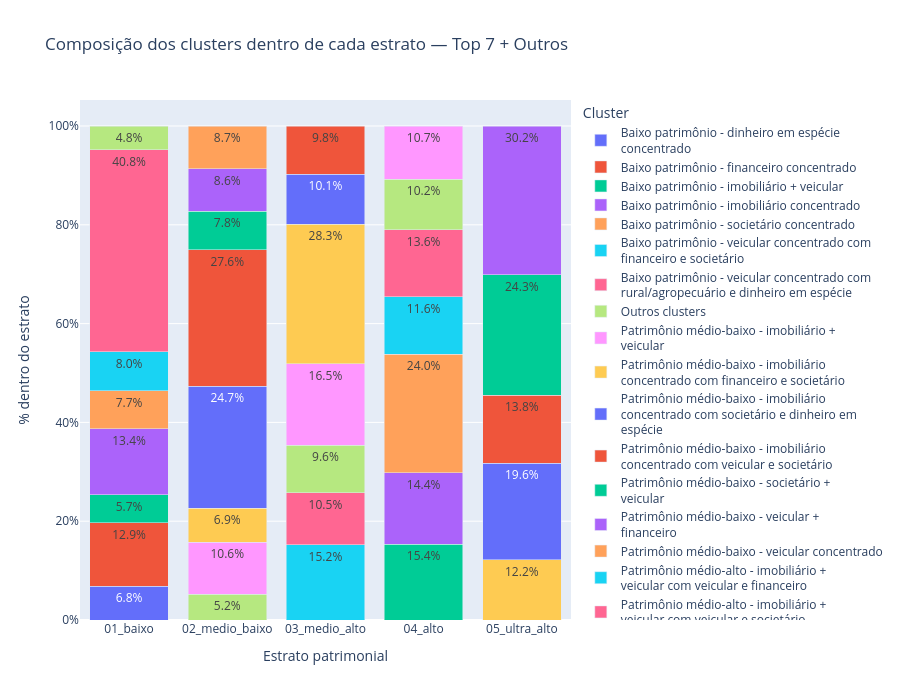

Notebook code cell kept with this figure:
### Code cell
# ============================================================
# 9. Gráfico 1 — Composição percentual dos clusters por estrato
# Top N clusters dentro de cada estrato + Outros
# ============================================================

TOP_N = 7

df_top = clusters_por_estrato.copy()

df_top["rank_no_estrato"] = (
    df_top
    .groupby("estrato")["candidatos"]
    .rank(method="first", ascending=False)
)

df_top["cluster_plot"] = np.where(
    df_top["rank_no_estrato"] <= TOP_N,
    df_top["perfil_cluster"],
    "Outros clusters"
)

df_compacta = (
    df_top
    .groupby(["estrato", "cluster_plot"], observed=True)
    .agg(candidatos=("candidatos", "sum"))
    .reset_index()
)

df_compacta["total_estrato"] = (
    df_compacta
    .groupby("estrato")["candidatos"]
    .transform("sum")
)

df_compacta["perc_estrato"] = (
    df_compacta["candidatos"]
    / df_compacta["total_estrato"]
)

df_compacta["cluster_plot_quebrado"] = df_compacta["cluster_plot"].apply(
    lambda x: quebra_label(x, 45)
)

fig = px.bar(
    df_compacta,
    x="estrato",
    y="perc_estrato",
    color="cluster_plot_quebrado",
    text=df_compacta["perc_estrato"].map(lambda x: f"{x:.1%}"),
    hover_data={
        "estrato": True,
        "cluster_plot_quebrado": False,
        "candidatos": True,
        "perc_estrato": ":.2%",
    },
    labels={
        "estrato": "Estrato patrimonial",
        "perc_estrato": "% dentro do estrato",
        "cluster_plot_quebrado": "Cluster"
    },
    title=f"Composição dos clusters dentro de cada estrato — Top {TOP_N} + Outros"
)

fig.update_layout(
    barmode="stack",
    yaxis_tickformat=".0%",
    legend_title_text="Cluster",
    height=700
)

fig.write_html(PASTA_GRAFICOS / "01_composicao_clusters_por_estrato.html")

if RENDERIZAR_NO_NOTEBOOK:
    fig.show()

### Figure 1 — Plotly figure (JSON) as saved in the notebook; plotly's stock layout.template omitted (floating-point values rounded to 4 significant figures)
{"data": [{"customdata": [["Baixo patrimônio - dinheiro em espécie<br>concentrado", 364]], "hovertemplate": "Estrato patrimonial=%{x}<br>% dentro do estrato=%{y:.2%}<br>text=%{text}<br>candidatos=%{customdata[1]}<extra></extra>", "legendgroup": "Baixo patrimônio - dinheiro em espécie<br>concentrado", "marker": {"color": "#636efa", "pattern": {"shape": ""}}, "name": "Baixo patrimônio - dinheiro em espécie<br>concentrado", "orientation": "v", "showlegend": true, "text": ["6.8%"], "textposition": "auto", "type": "bar", "x": ["01_baixo"], "xaxis": "x", "y": [0.06785], "yaxis": "y"}, {"customdata": [["Baixo patrimônio - financeiro concentrado", 690]], "hovertemplate": "Estrato patrimonial=%{x}<br>% dentro do estrato=%{y:.2%}<br>text=%{text}<br>candidatos=%{customdata[1]}<extra></extra>", "legendgroup": "Baixo patrimônio - financeiro concentrado", "marker": {"color": "#EF553B", "pattern": {"shape": ""}}, "name": "Baixo patrimônio - financeiro concentrado", "orientation": "v", "showlegend": true, "text": ["12.9%"], "textposition": "auto", "type": "bar", "x": ["01_baixo"], "xaxis": "x", "y": [0.1286], "yaxis": "y"}, {"customdata": [["Baixo patrimônio - imobiliário + veicular", 306]], "hovertemplate": "Estrato patrimonial=%{x}<br>% dentro do estrato=%{y:.2%}<br>text=%{text}<br>candidatos=%{customdata[1]}<extra></extra>", "legendgroup": "Baixo patrimônio - imobiliário + veicular", "marker": {"color": "#00cc96", "pattern": {"shape": ""}}, "name": "Baixo patrimônio - imobiliário + veicular", "orientation": "v", "showlegend": true, "text": ["5.7%"], "textposition": "auto", "type": "bar", "x": ["01_baixo"], "xaxis": "x", "y": [0.05704], "yaxis": "y"}, {"customdata": [["Baixo patrimônio - imobiliário concentrado", 718]], "hovertemplate": "Estrato patrimonial=%{x}<br>% dentro do estrato=%{y:.2%}<br>text=%{text}<br>candidatos=%{customdata[1]}<extra></extra>", "legendgroup": "Baixo patrimônio - imobiliário concentrado", "marker": {"color": "#ab63fa", "pattern": {"shape": ""}}, "name": "Baixo patrimônio - imobiliário concentrado", "orientation": "v", "showlegend": true, "text": ["13.4%"], "textposition": "auto", "type": "bar", "x": ["01_baixo"], "xaxis": "x", "y": [0.1338], "yaxis": "y"}, {"customdata": [["Baixo patrimônio - societário concentrado", 411]], "hovertemplate": "Estrato patrimonial=%{x}<br>% dentro do estrato=%{y:.2%}<br>text=%{text}<br>candidatos=%{customdata[1]}<extra></extra>", "legendgroup": "Baixo patrimônio - societário concentrado", "marker": {"color": "#FFA15A", "pattern": {"shape": ""}}, "name": "Baixo patrimônio - societário concentrado", "orientation": "v", "showlegend": true, "text": ["7.7%"], "textposition": "auto", "type": "bar", "x": ["01_baixo"], "xaxis": "x", "y": [0.07661], "yaxis": "y"}, {"customdata": [["Baixo patrimônio - veicular concentrado com<br>financeiro e societário", 427]], "hovertemplate": "Estrato patrimonial=%{x}<br>% dentro do estrato=%{y:.2%}<br>text=%{text}<br>candidatos=%{customdata[1]}<extra></extra>", "legendgroup": "Baixo patrimônio - veicular concentrado com<br>financeiro e societário", "marker": {"color": "#19d3f3", "pattern": {"shape": ""}}, "name": "Baixo patrimônio - veicular concentrado com<br>financeiro e societário", "orientation": "v", "showlegend": true, "text": ["8.0%"], "textposition": "auto", "type": "bar", "x": ["01_baixo"], "xaxis": "x", "y": [0.07959], "yaxis": "y"}, {"customdata": [["Baixo patrimônio - veicular concentrado com<br>rural/agropecuário e dinheiro em espécie", 2191]], "hovertemplate": "Estrato patrimonial=%{x}<br>% dentro do estrato=%{y:.2%}<br>text=%{text}<br>candidatos=%{customdata[1]}<extra></extra>", "legendgroup": "Baixo patrimônio - veicular concentrado com<br>rural/agropecuário e dinheiro em espécie", "marker": {"color": "#FF6692", "pattern": {"shape": ""}}, "name": "Baixo patrimônio - veicular concentrado com<br>rural/agropecuário e dinheiro em espécie", "orientation": "v", "showlegend": true, "text": ["40.8%"], "textposition": "auto", "type": "bar", "x": ["01_baixo"], "xaxis": "x", "y": [0.4084], "yaxis": "y"}, {"customdata": [["Outros clusters", 258], ["Outros clusters", 217]], "hovertemplate": "Estrato patrimonial=%{x}<br>% dentro do estrato=%{y:.2%}<br>text=%{text}<br>candidatos=%{customdata[1]}<extra></extra>", "legendgroup": "Outros clusters", "marker": {"color": "#B6E880", "pattern": {"shape": ""}}, "name": "Outros clusters", "orientation": "v", "showlegend": true, "text": ["4.8%", "5.2%"], "textposition": "auto", "type": "bar", "x": ["01_baixo", "02_medio_baixo"], "xaxis": "x", "y": [0.04809, 0.05184], "yaxis": "y"}, {"customdata": [["Patrimônio médio-baixo - imobiliário +<br>veicular", 443]], "hovertemplate": "Estrato patrimonial=%{x}<br>% dentro do estrato=%{y:.2%}<br>text=%{text}<br>candidatos=%{customdata[1]}<extra></extra>", "legendgroup": "Patrimônio médio-baixo - imobiliário +<br>veicular", "marker": {"color": "#FF97FF", "pattern": {"shape": ""}}, "name": "Patrimônio médio-baixo - imobiliário +<br>veicular", "orientation": "v", "showlegend": true, "text": ["10.6%"], "textposition": "auto", "type": "bar", "x": ["02_medio_baixo"], "xaxis": "x", "y": [0.1058], "yaxis": "y"}, {"customdata": [["Patrimônio médio-baixo - imobiliário<br>concentrado com financeiro e societário", 289]], "hovertemplate": "Estrato patrimonial=%{x}<br>% dentro do estrato=%{y:.2%}<br>text=%{text}<br>candidatos=%{customdata[1]}<extra></extra>", "legendgroup": "Patrimônio médio-baixo - imobiliário<br>concentrado com financeiro e societário", "marker": {"color": "#FECB52", "pattern": {"shape": ""}}, "name": "Patrimônio médio-baixo - imobiliário<br>concentrado com financeiro e societário", "orientation": "v", "showlegend": true, "text": ["6.9%"], "textposition": "auto", "type": "bar", "x": ["02_medio_baixo"], "xaxis": "x", "y": [0.06904], "yaxis": "y"}, {"customdata": [["Patrimônio médio-baixo - imobiliário<br>concentrado com societário e dinheiro em<br>espécie", 1033]], "hovertemplate": "Estrato patrimonial=%{x}<br>% dentro do estrato=%{y:.2%}<br>text=%{text}<br>candidatos=%{customdata[1]}<extra></extra>", "legendgroup": "Patrimônio médio-baixo - imobiliário<br>concentrado com societário e dinheiro em<br>espécie", "marker": {"color": "#636efa", "pattern": {"shape": ""}}, "name": "Patrimônio médio-baixo - imobiliário<br>concentrado com societário e dinheiro em<br>espécie", "orientation": "v", "showlegend": true, "text": ["24.7%"], "textposition": "auto", "type": "bar", "x": ["02_medio_baixo"], "xaxis": "x", "y": [0.2468], "yaxis": "y"}, {"customdata": [["Patrimônio médio-baixo - imobiliário<br>concentrado com veicular e societário", 1154]], "hovertemplate": "Estrato patrimonial=%{x}<br>% dentro do estrato=%{y:.2%}<br>text=%{text}<br>candidatos=%{customdata[1]}<extra></extra>", "legendgroup": "Patrimônio médio-baixo - imobiliário<br>concentrado com veicular e societário", "marker": {"color": "#EF553B", "pattern": {"shape": ""}}, "name": "Patrimônio médio-baixo - imobiliário<br>concentrado com veicular e societário", "orientation": "v", "showlegend": true, "text": ["27.6%"], "textposition": "auto", "type": "bar", "x": ["02_medio_baixo"], "xaxis": "x", "y": [0.2757], "yaxis": "y"}, {"customdata": [["Patrimônio médio-baixo - societário +<br>veicular", 326]], "hovertemplate": "Estrato patrimonial=%{x}<br>% dentro do estrato=%{y:.2%}<br>text=%{text}<br>candidatos=%{customdata[1]}<extra></extra>", "legendgroup": "Patrimônio médio-baixo - societário +<br>veicular", "marker": {"color": "#00cc96", "pattern": {"shape": ""}}, "name": "Patrimônio médio-baixo - societário +<br>veicular", "orientation": "v", "showlegend": true, "text": ["7.8%"], "textposition": "auto", "type": "bar", "x": ["02_medio_baixo"], "xaxis": "x", "y": [0.07788], "yaxis": "y"}, {"customdata": [["Patrimônio médio-baixo - veicular +<br>financeiro", 360]], "hovertemplate": "Estrato patrimonial=%{x}<br>% dentro do estrato=%{y:.2%}<br>text=%{text}<br>candidatos=%{customdata[1]}<extra></extra>", "legendgroup": "Patrimônio médio-baixo - veicular +<br>financeiro", "marker": {"color": "#ab63fa", "pattern": {"shape": ""}}, "name": "Patrimônio médio-baixo - veicular +<br>financeiro", "orientation": "v", "showlegend": true, "text": ["8.6%"], "textposition": "auto", "type": "bar", "x": ["02_medio_baixo"], "xaxis": "x", "y": [0.086], "yaxis": "y"}, {"customdata": [["Patrimônio médio-baixo - veicular concentrado", 364]], "hovertemplate": "Estrato patrimonial=%{x}<br>% dentro do estrato=%{y:.2%}<br>text=%{text}<br>candidatos=%{customdata[1]}<extra></extra>", "legendgroup": "Patrimônio médio-baixo - veicular concentrado", "marker": {"color": "#FFA15A", "pattern": {"shape": ""}}, "name": "Patrimônio médio-baixo - veicular concentrado", "orientation": "v", "showlegend": true, "text": ["8.7%"], "textposition": "auto", "type": "bar", "x": ["02_medio_baixo"], "xaxis": "x", "y": [0.08696], "yaxis": "y"}, {"customdata": [["Patrimônio médio-alto - imobiliário +<br>veicular com veicular e financeiro", 620]], "hovertemplate": "Estrato patrimonial=%{x}<br>% dentro do estrato=%{y:.2%}<br>text=%{text}<br>candidatos=%{customdata[1]}<extra></extra>", "legendgroup": "Patrimônio médio-alto - imobiliário +<br>veicular com veicular e financeiro", "marker": {"color": "#19d3f3", "pattern": {"shape": ""}}, "name": "Patrimônio médio-alto - imobiliário +<br>veicular com veicular e financeiro", "orientation": "v", "showlegend": true, "text": ["15.2%"], "textposition": "auto", "type": "bar", "x": ["03_medio_alto"], "xaxis": "x", "y": [0.1524], "yaxis": "y"}, {"customdata": [["Patrimônio médio-alto - imobiliário +<br>veicular com veicular e societário", 427]], "hovertemplate": "Estrato patrimonial=%{x}<br>% dentro do estrato=%{y:.2%}<br>text=%{text}<br>candidatos=%{customdata[1]}<extra></extra>", "legendgroup": "Patrimônio médio-alto - imobiliário +<br>veicular com veicular e societário", "marker": {"color": "#FF6692", "pattern": {"shape": ""}}, "name": "Patrimônio médio-alto - imobiliário +<br>veicular com veicular e societário", "orientation": "v", "showlegend": true, "text": ["10.5%"], "textposition": "auto", "type": "bar", "x": ["03_medio_alto"], "xaxis": "x", "y": [0.1049], "yaxis": "y"}, {"customdata": [["Patrimônio médio-alto - imobiliário<br>concentrado com financeiro e societário", 392]], "hovertemplate": "Estrato patrimonial=%{x}<br>% dentro do estrato=%{y:.2%}<br>text=%{text}<br>candidatos=%{customdata[1]}<extra></extra>", "legendgroup": "Patrimônio médio-alto - imobiliário<br>concentrado com financeiro e societário", "marker": {"color": "#B6E880", "pattern": {"shape": ""}}, "name": "Patrimônio médio-alto - imobiliário<br>concentrado com financeiro e societário", "orientation": "v", "showlegend": true, "text": ["9.6%"], "textposition": "auto", "type": "bar", "x": ["03_medio_alto"], "xaxis": "x", "y": [0.09634], "yaxis": "y"}, {"customdata": [["Patrimônio médio-alto - imobiliário<br>concentrado com societário e dinheiro em<br>espécie", 670]], "hovertemplate": "Estrato patrimonial=%{x}<br>% dentro do estrato=%{y:.2%}<br>text=%{text}<br>candidatos=%{customdata[1]}<extra></extra>", "legendgroup": "Patrimônio médio-alto - imobiliário<br>concentrado com societário e dinheiro em<br>espécie", "marker": {"color": "#FF97FF", "pattern": {"shape": ""}}, "name": "Patrimônio médio-alto - imobiliário<br>concentrado com societário e dinheiro em<br>espécie", "orientation": "v", "showlegend": true, "text": ["16.5%"], "textposition": "auto", "type": "bar", "x": ["03_medio_alto"], "xaxis": "x", "y": [0.1647], "yaxis": "y"}, {"customdata": [["Patrimônio médio-alto - imobiliário<br>concentrado com veicular e dinheiro em<br>espécie", 1152]], "hovertemplate": "Estrato patrimonial=%{x}<br>% dentro do estrato=%{y:.2%}<br>text=%{text}<br>candidatos=%{customdata[1]}<extra></extra>", "legendgroup": "Patrimônio médio-alto - imobiliário<br>concentrado com veicular e dinheiro em<br>espécie", "marker": {"color": "#FECB52", "pattern": {"shape": ""}}, "name": "Patrimônio médio-alto - imobiliário<br>concentrado com veicular e dinheiro em<br>espécie", "orientation": "v", "showlegend": true, "text": ["28.3%"], "textposition": "auto", "type": "bar", "x": ["03_medio_alto"], "xaxis": "x", "y": [0.2831], "yaxis": "y"}, {"customdata": [["Patrimônio médio-alto - rural/agropecuário +<br>imobiliário", 410]], "hovertemplate": "Estrato patrimonial=%{x}<br>% dentro do estrato=%{y:.2%}<br>text=%{text}<br>candidatos=%{customdata[1]}<extra></extra>", "legendgroup": "Patrimônio médio-alto - rural/agropecuário +<br>imobiliário", "marker": {"color": "#636efa", "pattern": {"shape": ""}}, "name": "Patrimônio médio-alto - rural/agropecuário +<br>imobiliário", "orientation": "v", "showlegend": true, "text": ["10.1%"], "textposition": "auto", "type": "bar", "x": ["03_medio_alto"], "xaxis": "x", "y": [0.1008], "yaxis": "y"}, {"customdata": [["Patrimônio médio-alto - veicular<br>diversificado", 398]], "hovertemplate": "Estrato patrimonial=%{x}<br>% dentro do estrato=%{y:.2%}<br>text=%{text}<br>candidatos=%{customdata[1]}<extra></extra>", "legendgroup": "Patrimônio médio-alto - veicular<br>diversificado", "marker": {"color": "#EF553B", "pattern": {"shape": ""}}, "name": "Patrimônio médio-alto - veicular<br>diversificado", "orientation": "v", "showlegend": true, "text": ["9.8%"], "textposition": "auto", "type": "bar", "x": ["03_medio_alto"], "xaxis": "x", "y": [0.09781], "yaxis": "y"}, {"customdata": [["Alto patrimônio - imobiliário + financeiro", 677]], "hovertemplate": "Estrato patrimonial=%{x}<br>% dentro do estrato=%{y:.2%}<br>text=%{text}<br>candidatos=%{customdata[1]}<extra></extra>", "legendgroup": "Alto patrimônio - imobiliário + financeiro", "marker": {"color": "#00cc96", "pattern": {"shape": ""}}, "name": "Alto patrimônio - imobiliário + financeiro", "orientation": "v", "showlegend": true, "text": ["15.4%"], "textposition": "auto", "type": "bar", "x": ["04_alto"], "xaxis": "x", "y": [0.1535], "yaxis": "y"}, {"customdata": [["Alto patrimônio - imobiliário +<br>rural/agropecuário", 636]], "hovertemplate": "Estrato patrimonial=%{x}<br>% dentro do estrato=%{y:.2%}<br>text=%{text}<br>candidatos=%{customdata[1]}<extra></extra>", "legendgroup": "Alto patrimônio - imobiliário +<br>rural/agropecuário", "marker": {"color": "#ab63fa", "pattern": {"shape": ""}}, "name": "Alto patrimônio - imobiliário +<br>rural/agropecuário", "orientation": "v", "showlegend": true, "text": ["14.4%"], "textposition": "auto", "type": "bar", "x": ["04_alto"], "xaxis": "x", "y": [0.1442], "yaxis": "y"}, {"customdata": [["Alto patrimônio - imobiliário + societário<br>com societário e financeiro", 1060]], "hovertemplate": "Estrato patrimonial=%{x}<br>% dentro do estrato=%{y:.2%}<br>text=%{text}<br>candidatos=%{customdata[1]}<extra></extra>", "legendgroup": "Alto patrimônio - imobiliário + societário<br>com societário e financeiro", "marker": {"color": "#FFA15A", "pattern": {"shape": ""}}, "name": "Alto patrimônio - imobiliário + societário<br>com societário e financeiro", "orientation": "v", "showlegend": true, "text": ["24.0%"], "textposition": "auto", "type": "bar", "x": ["04_alto"], "xaxis": "x", "y": [0.2404], "yaxis": "y"}, {"customdata": [["Alto patrimônio - imobiliário concentrado com<br>financeiro e outros ativos", 511]], "hovertemplate": "Estrato patrimonial=%{x}<br>% dentro do estrato=%{y:.2%}<br>text=%{text}<br>candidatos=%{customdata[1]}<extra></extra>", "legendgroup": "Alto patrimônio - imobiliário concentrado com<br>financeiro e outros ativos", "marker": {"color": "#19d3f3", "pattern": {"shape": ""}}, "name": "Alto patrimônio - imobiliário concentrado com<br>financeiro e outros ativos", "orientation": "v", "showlegend": true, "text": ["11.6%"], "textposition": "auto", "type": "bar", "x": ["04_alto"], "xaxis": "x", "y": [0.1159], "yaxis": "y"}, {"customdata": [["Alto patrimônio - imobiliário concentrado com<br>veicular e outros ativos", 600]], "hovertemplate": "Estrato patrimonial=%{x}<br>% dentro do estrato=%{y:.2%}<br>text=%{text}<br>candidatos=%{customdata[1]}<extra></extra>", "legendgroup": "Alto patrimônio - imobiliário concentrado com<br>veicular e outros ativos", "marker": {"color": "#FF6692", "pattern": {"shape": ""}}, "name": "Alto patrimônio - imobiliário concentrado com<br>veicular e outros ativos", "orientation": "v", "showlegend": true, "text": ["13.6%"], "textposition": "auto", "type": "bar", "x": ["04_alto"], "xaxis": "x", "y": [0.1361], "yaxis": "y"}, {"customdata": [["Alto patrimônio - imobiliário diversificado<br>com rural/agropecuário e societário", 452]], "hovertemplate": "Estrato patrimonial=%{x}<br>% dentro do estrato=%{y:.2%}<br>text=%{text}<br>candidatos=%{customdata[1]}<extra></extra>", "legendgroup": "Alto patrimônio - imobiliário diversificado<br>com rural/agropecuário e societário", "marker": {"color": "#B6E880", "pattern": {"shape": ""}}, "name": "Alto patrimônio - imobiliário diversificado<br>com rural/agropecuário e societário", "orientation": "v", "showlegend": true, "text": ["10.2%"], "textposition": "auto", "type": "bar", "x": ["04_alto"], "xaxis": "x", "y": [0.1025], "yaxis": "y"}, {"customdata": [["Alto patrimônio - imobiliário diversificado<br>com societário e créditos e direitos", 474]], "hovertemplate": "Estrato patrimonial=%{x}<br>% dentro do estrato=%{y:.2%}<br>text=%{text}<br>candidatos=%{customdata[1]}<extra></extra>", "legendgroup": "Alto patrimônio - imobiliário diversificado<br>com societário e créditos e direitos", "marker": {"color": "#FF97FF", "pattern": {"shape": ""}}, "name": "Alto patrimônio - imobiliário diversificado<br>com societário e créditos e direitos", "orientation": "v", "showlegend": true, "text": ["10.7%"], "textposition": "auto", "type": "bar", "x": ["04_alto"], "xaxis": "x", "y": [0.1075], "yaxis": "y"}, {"customdata": [["Patrimônio ultra-alto - créditos e direitos<br>diversificado", 23]], "hovertemplate": "Estrato patrimonial=%{x}<br>% dentro do estrato=%{y:.2%}<br>text=%{text}<br>candidatos=%{customdata[1]}<extra></extra>", "legendgroup": "Patrimônio ultra-alto - créditos e direitos<br>diversificado", "marker": {"color": "#FECB52", "pattern": {"shape": ""}}, "name": "Patrimônio ultra-alto - créditos e direitos<br>diversificado", "orientation": "v", "showlegend": true, "text": ["12.2%"], "textposition": "auto", "type": "bar", "x": ["05_ultra_alto"], "xaxis": "x", "y": [0.1217], "yaxis": "y"}, {"customdata": [["Patrimônio ultra-alto - financeiro +<br>societário", 37]], "hovertemplate": "Estrato patrimonial=%{x}<br>% dentro do estrato=%{y:.2%}<br>text=%{text}<br>candidatos=%{customdata[1]}<extra></extra>", "legendgroup": "Patrimônio ultra-alto - financeiro +<br>societário", "marker": {"color": "#636efa", "pattern": {"shape": ""}}, "name": "Patrimônio ultra-alto - financeiro +<br>societário", "orientation": "v", "showlegend": true, "text": ["19.6%"], "textposition": "auto", "type": "bar", "x": ["05_ultra_alto"], "xaxis": "x", "y": [0.1958], "yaxis": "y"}, {"customdata": [["Patrimônio ultra-alto - imobiliário + outros<br>ativos", 26]], "hovertemplate": "Estrato patrimonial=%{x}<br>% dentro do estrato=%{y:.2%}<br>text=%{text}<br>candidatos=%{customdata[1]}<extra></extra>", "legendgroup": "Patrimônio ultra-alto - imobiliário + outros<br>ativos", "marker": {"color": "#EF553B", "pattern": {"shape": ""}}, "name": "Patrimônio ultra-alto - imobiliário + outros<br>ativos", "orientation": "v", "showlegend": true, "text": ["13.8%"], "textposition": "auto", "type": "bar", "x": ["05_ultra_alto"], "xaxis": "x", "y": [0.1376], "yaxis": "y"}, {"customdata": [["Patrimônio ultra-alto - rural/agropecuário<br>concentrado", 46]], "hovertemplate": "Estrato patrimonial=%{x}<br>% dentro do estrato=%{y:.2%}<br>text=%{text}<br>candidatos=%{customdata[1]}<extra></extra>", "legendgroup": "Patrimônio ultra-alto - rural/agropecuário<br>concentrado", "marker": {"color": "#00cc96", "pattern": {"shape": ""}}, "name": "Patrimônio ultra-alto - rural/agropecuário<br>concentrado", "orientation": "v", "showlegend": true, "text": ["24.3%"], "textposition": "auto", "type": "bar", "x": ["05_ultra_alto"], "xaxis": "x", "y": [0.2434], "yaxis": "y"}, {"customdata": [["Patrimônio ultra-alto - societário<br>concentrado", 57]], "hovertemplate": "Estrato patrimonial=%{x}<br>% dentro do estrato=%{y:.2%}<br>text=%{text}<br>candidatos=%{customdata[1]}<extra></extra>", "legendgroup": "Patrimônio ultra-alto - societário<br>concentrado", "marker": {"color": "#ab63fa", "pattern": {"shape": ""}}, "name": "Patrimônio ultra-alto - societário<br>concentrado", "orientation": "v", "showlegend": true, "text": ["30.2%"], "textposition": "auto", "type": "bar", "x": ["05_ultra_alto"], "xaxis": "x", "y": [0.3016], "yaxis": "y"}], "layout": {"barmode": "stack", "height": 700, "legend": {"title": {"text": "Cluster"}, "tracegroupgap": 0}, "title": {"text": "Composição dos clusters dentro de cada estrato — Top 7 + Outros"}, "xaxis": {"anchor": "y", "domain": [0, 1], "title": {"text": "Estrato patrimonial"}}, "yaxis": {"anchor": "x", "domain": [0, 1], "tickformat": ".0%", "title": {"text": "% dentro do estrato"}}}}
